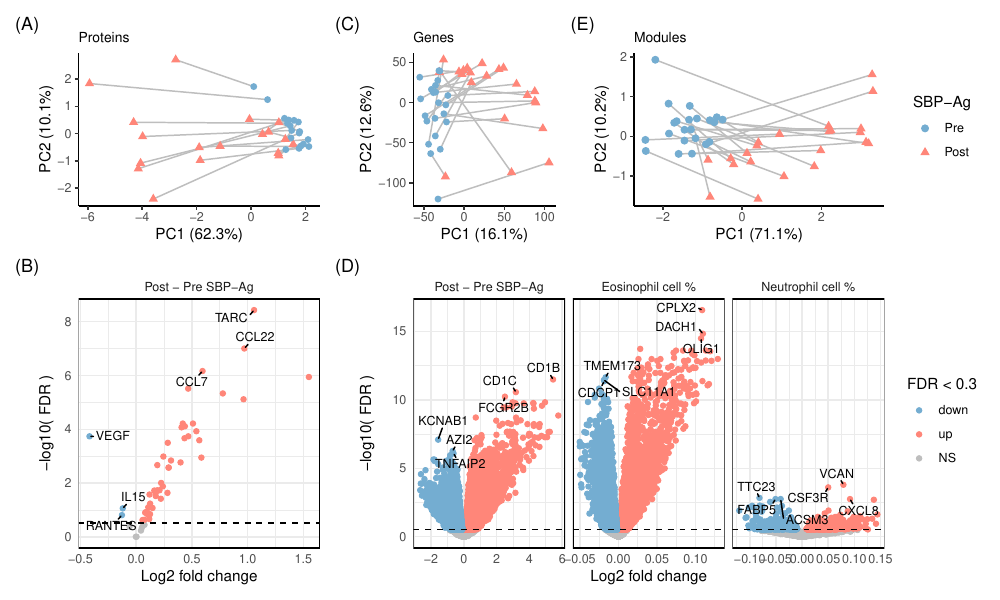

Write the R code that produced this figure.
library(tidyverse)
library(patchwork)
library(readxl)
library(ggrepel)

#### RNAseq data ####
load("data_clean/P337_BAL_data.RData")
load("data_clean/P337_BAL_module_data.RData")

#### Gene PCA ####
PCA <- as.data.frame(dat.BAL.abund.norm.voom$E) %>% 
  t() %>% 
  prcomp()

PC1.label <- paste("PC1 (", round(summary(PCA)$importance[2,1], digits=3)*100, "%)", sep="")
PC2.label <-paste("PC2 (", round(summary(PCA)$importance[2,2], digits=3)*100, "%)", sep="")

# Extract PC values
PCA.dat <- as.data.frame(PCA$x) %>% 
  rownames_to_column("libID") %>%
  # Select PCs
  dplyr::select(libID, PC1:PC3) %>% 
  # Merge with metadata
  left_join(dat.BAL.abund.norm.voom$targets, by="libID")

PCA_gene <- ggplot(PCA.dat, aes(PC1, PC2)) +
  geom_line(aes(group=donorID), color="grey") +
  geom_point(aes(color=visit, shape=visit), size=2) +
  #Beautify
  theme_classic() +
  labs(x=PC1.label, y=PC2.label, title="Genes") +
  coord_fixed(ratio=1) +
  theme(legend.position = "none",
        plot.title = element_text(size=10)) +
  scale_color_manual(values = c(V4 = "#74add1", V5 = "#FF8679")) 

#### Module PCA ####
PCA <- as.data.frame(mod.voom) %>% 
  column_to_rownames("module") %>% 
  t() %>% 
  prcomp()

PC1.label <- paste("PC1 (", round(summary(PCA)$importance[2,1], digits=3)*100, "%)", sep="")
PC2.label <-paste("PC2 (", round(summary(PCA)$importance[2,2], digits=3)*100, "%)", sep="")

# Extract PC values
PCA.dat <- as.data.frame(PCA$x) %>% 
  rownames_to_column("libID") %>%
  # Select PCs
  dplyr::select(libID, PC1:PC3) %>% 
  # Merge with metadata
  left_join(dat.BAL.abund.norm.voom$targets, by="libID")

PCA_mod <- ggplot(PCA.dat, aes(PC1, PC2)) +
  geom_line(aes(group=donorID), color="grey") +
  geom_point(aes(color=visit, shape=visit), size=2) +
  #Beautify
  theme_classic() +
  labs(x=PC1.label, y=PC2.label, title="Modules") +
  coord_fixed(ratio=1)+
  scale_colour_manual(values = c(V4 = "#74add1", V5 = "#FF8679"),
                      name = "SBP-Ag",
                      labels = c("Pre","Post")) +   
  scale_shape_manual(name = "SBP-Ag",
                     labels = c("Pre","Post"),
                     values = c(19,17)) +
  theme(plot.title = element_text(size=10))

#### Cytokine PCA ####
plex <- read_csv("data_raw/addtl.data/P337_BAL.multiplex.csv") %>% 
  rename(donorID=ptID, FGF2_V4=TGF2_V4) %>% 
  pivot_longer(-donorID) %>% 
  #Log10 transform
  mutate(value = log10(value)) %>% 
  separate(name, into=c("rowname","visit"), sep="_") %>% 
  mutate(name =paste(donorID, visit, sep="_")) %>% 
  select(-donorID, -visit) %>% 
  pivot_wider() %>% 
  column_to_rownames() %>% 
  t()

PCA <- plex %>% 
  prcomp()

PC1.label <- paste("PC1 (", round(summary(PCA)$importance[2,1], digits=3)*100, "%)", sep="")
PC2.label <-paste("PC2 (", round(summary(PCA)$importance[2,2], digits=3)*100, "%)", sep="")

# Extract PC values
PCA.dat <- as.data.frame(PCA$x) %>% 
  rownames_to_column("sampID") %>%
  # Select PCs
  dplyr::select(sampID, PC1:PC3) %>% 
  # Add  metadata
  separate(sampID, into=c("donorID","visit"), sep="_", remove = FALSE)

PCA_prot <- ggplot(PCA.dat, aes(PC1, PC2)) +
  geom_line(aes(group=donorID), color="grey") +
  geom_point(aes(color=visit, shape=visit), size=2) +
  #Beautify
  theme_classic() +
  labs(x=PC1.label, y=PC2.label, title="Proteins") +
  coord_fixed(ratio=1) +
  theme(legend.position = "none",
        plot.title = element_text(size=10))+
  scale_color_manual(values = c(V4 = "#74add1", V5 = "#FF8679")) 

#### Gene volcano ####
gene_visit <- read_csv("results/gene_level/P337_BAL_gene_visit.csv") %>% 
  rename(estimate=logFC, FDR=adj.P.Val) %>% 
  left_join(dat.BAL.abund.norm.voom$genes) %>% 
  rename(gene=hgnc_symbol) %>% 
  mutate(variable = recode(group, "visit"="Post - Pre SBP-Ag"))

gene_EOS <- read_csv("results/gene_level/P337_BAL_gene_EOS.csv")%>% 
  rename(estimate=logFC, FDR=adj.P.Val) %>% 
  left_join(dat.BAL.abund.norm.voom$genes) %>% 
  rename(gene=hgnc_symbol) %>% 
  mutate(variable = recode(group, "EOS.pct"="Eosinophil cell %"))

gene_PMN <- read_csv("results/gene_level/P337_BAL_gene_NEUT.csv")%>% 
  rename(estimate=logFC, FDR=adj.P.Val) %>% 
  left_join(dat.BAL.abund.norm.voom$genes) %>% 
  rename(gene=hgnc_symbol) %>% 
  mutate(variable = recode(group, "NEUT.pct"="Neutrophil cell %"))

model_result <- bind_rows(gene_visit, gene_EOS, gene_PMN) %>% 
  filter(variable != "(Intercept)") %>% 
  mutate(variable = fct_relevel(variable, "Post - Pre SBP-Ag", after = 0L))

top3up <- model_result %>%
  filter(FDR < 0.3 & estimate > 0) %>% 
  group_by(variable) %>% 
  slice_min(FDR, n=3) %>% 
  mutate(lab = gene)

top3dn <- model_result %>%
  filter(FDR < 0.3 & estimate < 0) %>% 
  group_by(variable) %>% 
  slice_min(FDR, n=3) %>% 
  mutate(lab = gene)

model_format <- model_result %>% 
  mutate(col.group = case_when(FDR < 0.3 & estimate < 0 ~ "down", 
                               FDR < 0.3 & estimate > 0 ~ "up", 
                               TRUE ~ "NS")) %>%
  
  full_join(bind_rows(top3up,top3dn)) %>% 
  mutate(col.group = factor(col.group, levels = c("down", "up", "NS"))) %>% 
  arrange(desc(col.group))

volc_gene <- ggplot(model_format, aes(x = estimate, y = -log10(FDR))) + 
  geom_point(aes(color = col.group)) +
  theme_minimal() + 
  labs(y = "-log10( FDR )", x = "Log2 fold change", color = "FDR < 0.3") + 
  facet_wrap(~variable, scales = "free_x") + 
  scale_color_manual(values = c(down = "#74add1", NS = "grey", up = "#FF8679"), 
                     na.value = "grey") +
  # geom_hline(yintercept = -log10(0.05), lty = "dashed") +
  geom_hline(yintercept = -log10(0.3), lty = "dashed") +
  geom_text_repel(aes(label = lab), direction = "both", 
                  min.segment.length = ggplot2::unit(0, "lines"), 
                  show.legend = FALSE, max.overlaps = Inf,
                  size=3) +
  theme(panel.border = element_rect(fill=NA))

#### Protein volcano ####
prot_visit <- read_csv("results/protein_level/P337_BAL_protein_visit.csv")%>% 
  rename(estimate=logFC, FDR=adj.P.Val) %>% 
  rename(gene=geneName) %>% 
  mutate(variable = recode(group, "visit"="Post - Pre SBP-Ag")) %>% 
  filter(variable != "(Intercept)")

top3up <- prot_visit %>%
  filter(FDR < 0.3 & estimate > 0) %>% 
  group_by(variable) %>% 
  slice_min(FDR, n=3) %>% 
  mutate(lab = gene)

top3dn <- prot_visit %>%
  filter(FDR < 0.3 & estimate < 0) %>% 
  group_by(variable) %>% 
  slice_min(FDR, n=3) %>% 
  mutate(lab = gene)

prot_visit_format <- prot_visit %>% 
  mutate(col.group = case_when(FDR < 0.3 & estimate < 0 ~ "down", 
                               FDR < 0.3 & estimate > 0 ~ "up", 
                               TRUE ~ "NS")) %>%
  
  full_join(bind_rows(top3up,top3dn)) %>% 
  mutate(col.group = factor(col.group, levels = c("down", "up", "NS"))) %>% 
  arrange(desc(col.group))

volc_prot <- ggplot(prot_visit_format, aes(x = estimate, y = -log10(FDR))) + 
  geom_point(aes(color = col.group)) +
  theme_minimal() + 
  labs(y = "-log10( FDR )", x = "Log2 fold change", color = "FDR < 0.3") + 
  facet_wrap(~variable, scales = "free_x") + 
  scale_color_manual(values = c(down = "#74add1", NS = "grey", up = "#FF8679"), 
                     na.value = "grey") +
  # geom_hline(yintercept = -log10(0.05), lty = "dashed") +
  geom_hline(yintercept = -log10(0.3), lty = "dashed") +
  geom_text_repel(aes(label = lab), direction = "both", 
                  min.segment.length = ggplot2::unit(0, "lines"), 
                  show.legend = FALSE, max.overlaps = Inf,
                  size=3) +
  theme(panel.border = element_rect(fill=NA), legend.position = "none")

#### Save ####
lo <- "
ACE
BDD
"
plot_all <- PCA_prot + volc_prot + PCA_gene + volc_gene + PCA_mod +
  plot_layout(design = lo) +
  plot_annotation(tag_levels = "A", tag_prefix = "(", tag_suffix = ")")
# plot_all

ggsave(plot_all, filename="publication/Fig1.PCA.volcano.png", height=6, width=10)
ggsave(plot_all, filename="publication/Fig1.PCA.volcano.pdf", height=6, width=10)

